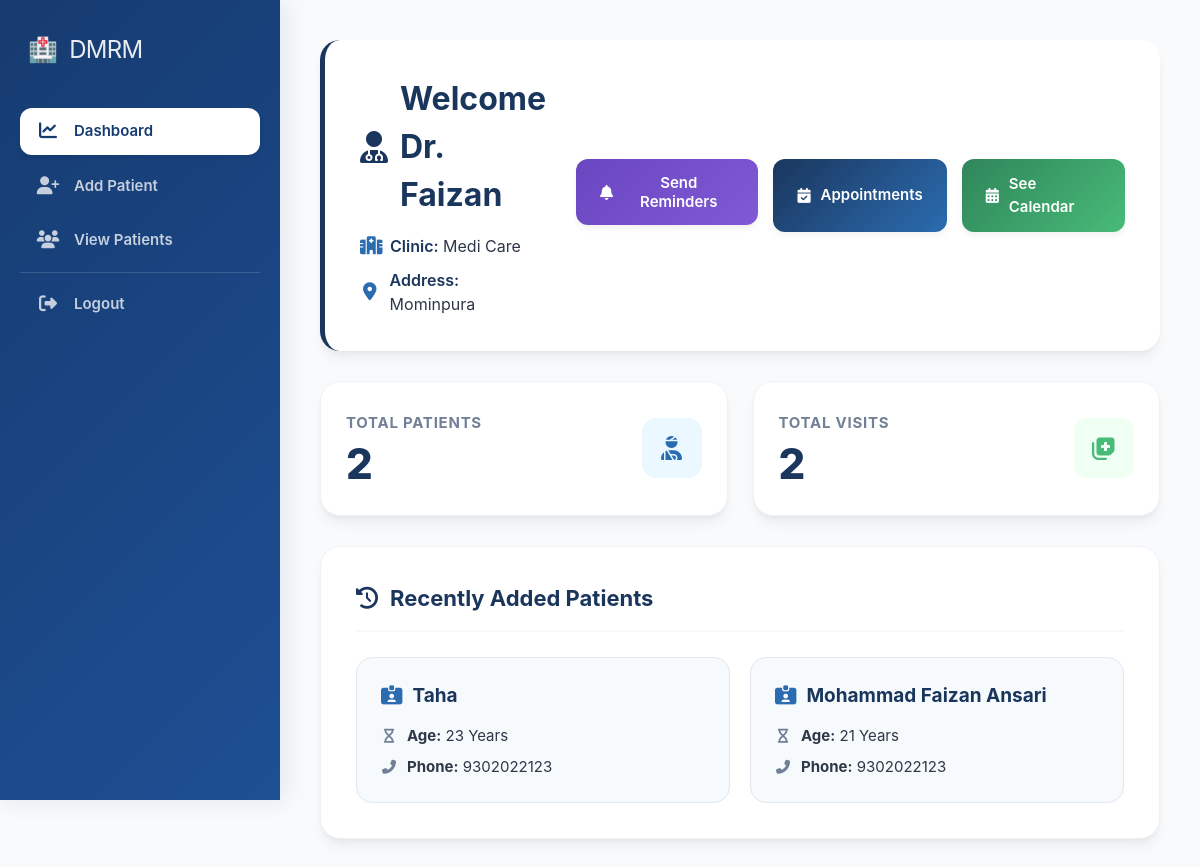
The page /dashboard (signed in) on the database as committed earlier.
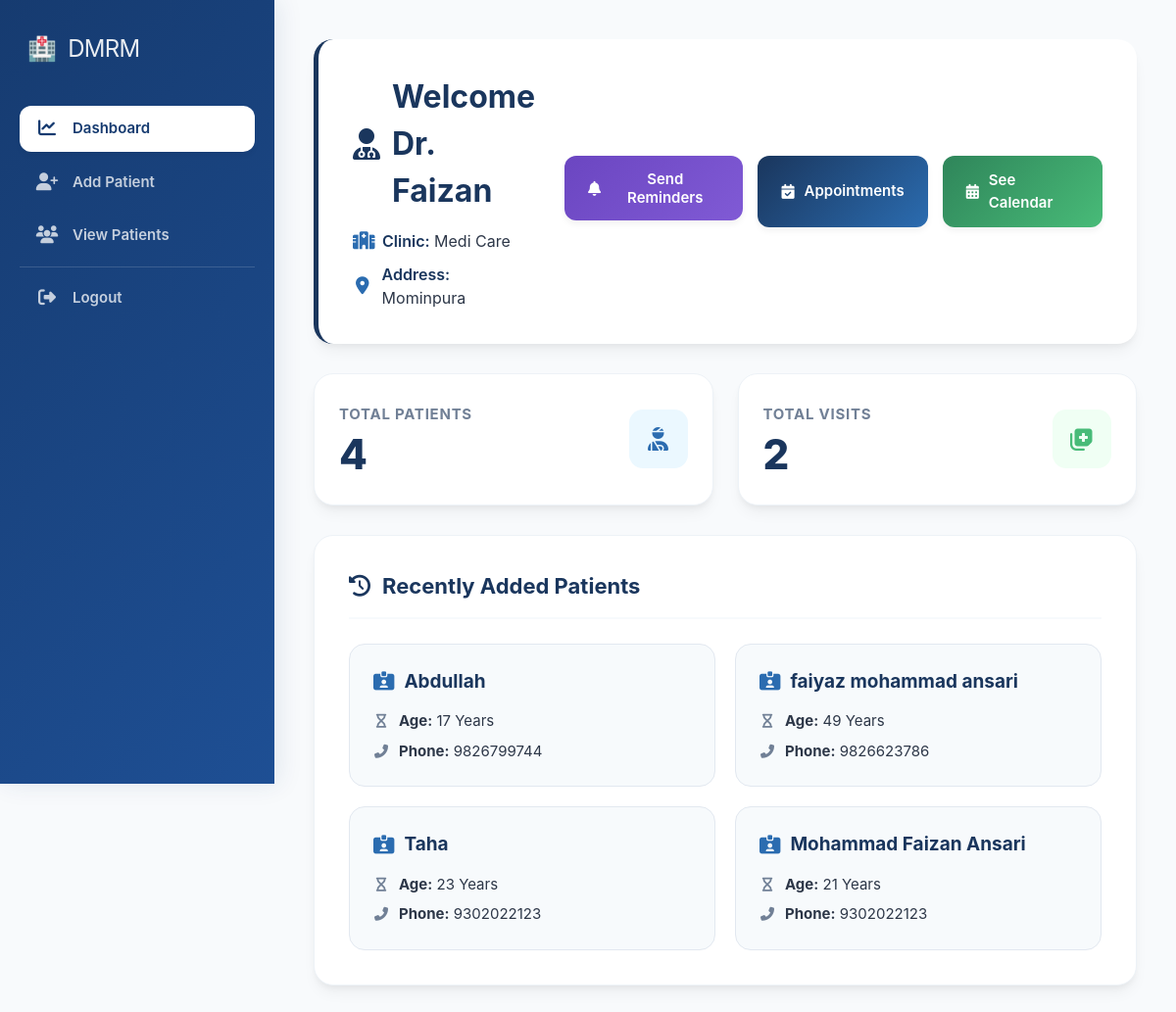
The same page on the database as committed later.
### tables this page shows
CREATE TABLE patients (
        id INTEGER PRIMARY KEY AUTOINCREMENT,
        doctor_id INTEGER,
        name TEXT,
        age INTEGER,
        gender TEXT,
        phone TEXT,
        email TEXT,
        disease TEXT,
        blood_group TEXT,
        address TEXT,
        report TEXT,
        FOREIGN KEY(doctor_id) REFERENCES doctors(id)
    );

### app.py (the view)
@app.route("/dashboard")
def dashboard():
    if not is_logged_in() or session.get("role") != "admin":
        return redirect("/login")
    conn = sqlite3.connect(DATABASE, timeout=20)
    conn.row_factory = sqlite3.Row
    cur = conn.cursor()
    doctor_id = session.get("doctor_id")
    cur.execute("SELECT * FROM doctors WHERE id=?", (doctor_id,))
    doctor = cur.fetchone()
    cur.execute("SELECT COUNT(*) FROM patients WHERE doctor_id=?", (doctor_id,))
    total_patients = cur.fetchone()[0]
    cur.execute("SELECT COUNT(*) FROM visits WHERE patient_id IN (SELECT id FROM patients WHERE doctor_id=?)", (doctor_id,))
    total_visits = cur.fetchone()[0]
    cur.execute("SELECT COUNT(*) FROM appointments WHERE status='pending' AND doctor_id=?", (doctor_id,))
    pending_appointments = cur.fetchone()[0]
    cur.execute("""
        SELECT id, name, age, phone
        FROM patients
        WHERE doctor_id=?
        ORDER BY id DESC
        LIMIT 5
    """, (doctor_id,))
    recent_patients = cur.fetchall()
    conn.close()
    return render_template(
        "dashboard.html",
        doctor=doctor,
        total_patients=total_patients,
        total_visits=total_visits,
        recent_patients=recent_patients,
        pending_appointments=pending_appointments
    )

### app.py (called while the page is built)
def is_logged_in():
    return session.get("logged_in")

### templates/dashboard.html (shortened to what this page needs)
{% extends "base.html" %}
{% block content %}
<link rel="stylesheet" href="https://cdnjs.cloudflare.com/ajax/libs/font-awesome/6.5.1/css/all.min.css"/>
<div class="dashboard-wrapper">
    <div class="dd-header">
        <div class="dd-welcome">
            <h1>
                <i class="fa-solid fa-user-doctor"></i> Welcome Dr. {{ doctor.name }}
            </h1>
            <div class="dd-welcome-details">
                <div class="clinic-info-item">
                    <i class="fa-solid fa-hospital"></i>
                    <span><b>Clinic:</b> {{ doctor.clinic_name }}</span>
                </div>
                <div class="clinic-info-item">
                    <i class="fa-solid fa-location-dot"></i>
                    <span><b>Address:</b> {{ doctor.clinic_address }}</span>
                </div>
            </div>
        </div>
        <div class="dd-actions">
    <form action="/manual_send_reminders" method="POST" style="margin:0;">
        <button type="submit" class="dd-action-btn dd-purple">
            <i class="fa-solid fa-bell"></i> Send Reminders
        </button>
    </form>
    <a href="/appointments" class="dd-action-btn dd-blue">
        <i class="fa-solid fa-calendar-check"></i> Appointments
    </a>
    <a href="/appointment_calendar" class="dd-action-btn dd-green">
        <i class="fa-solid fa-calendar-days"></i> See Calendar
    </a>
</div>
    </div>
    <div class="dd-stats">
        <div class="dd-stat-box">
            <div class="dd-stat-box-content">
                <h3>Total Patients</h3>
                <h1>{{ total_patients }}</h1>
            </div>
            <div class="dd-stat-icon-wrapper dd-stat-blue-icon">
                <i class="fa-solid fa-user-injured"></i>
            </div>
        </div>
        <div class="dd-stat-box">
            <div class="dd-stat-box-content">
                <h3>Total Visits</h3>
                <h1>{{ total_visits }}</h1>
            </div>
            <div class="dd-stat-icon-wrapper dd-stat-green-icon">
                <i class="fa-solid fa-notes-medical"></i>
            </div>
        </div>
    </div>
    <div class="dd-patients">
        <h2>
            <i class="fa-solid fa-clock-rotate-left"></i> Recently Added Patients
        </h2>
        <div class="dd-patient-grid">
            {% for patient in recent_patients %}
                <div class="dd-patient-card">
                    <h3>
                        <i class="fa-solid fa-id-card-clip"></i> {{ patient.name }}
                    </h3>
                    <div class="dd-patient-meta">
                        <p>
                            <i class="fa-solid fa-hourglass"></i>
                            <span><b>Age:</b> {{ patient.age }} Years</span>
                        </p>
                        <p>
                            <i class="fa-solid fa-phone-flip"></i>
                            <span><b>Phone:</b> {{ patient.phone }}</span>
                        </p>
                    </div>
                </div>
            {% else %}
                <div class="dd-no-patients-box">
                    <i class="fa-solid fa-users-slash" style="display: block; font-size: 36px; margin-bottom: 12px; color: var(--text-muted);"></i>
                    No patient records found inside your medical registry directory yet.
                </div>
            {% endfor %}
        </div>
    </div>
</div>
{% endblock %}

Rows that differ between the two databases and show on the page:
added patients: name "Abdullah", age "17", phone "9826799744"
added patients: name "faiyaz mohammad ansari", age "49", phone "9826623786"
Other text that changed with them:
{{ total_patients }}: "2" → "4"
